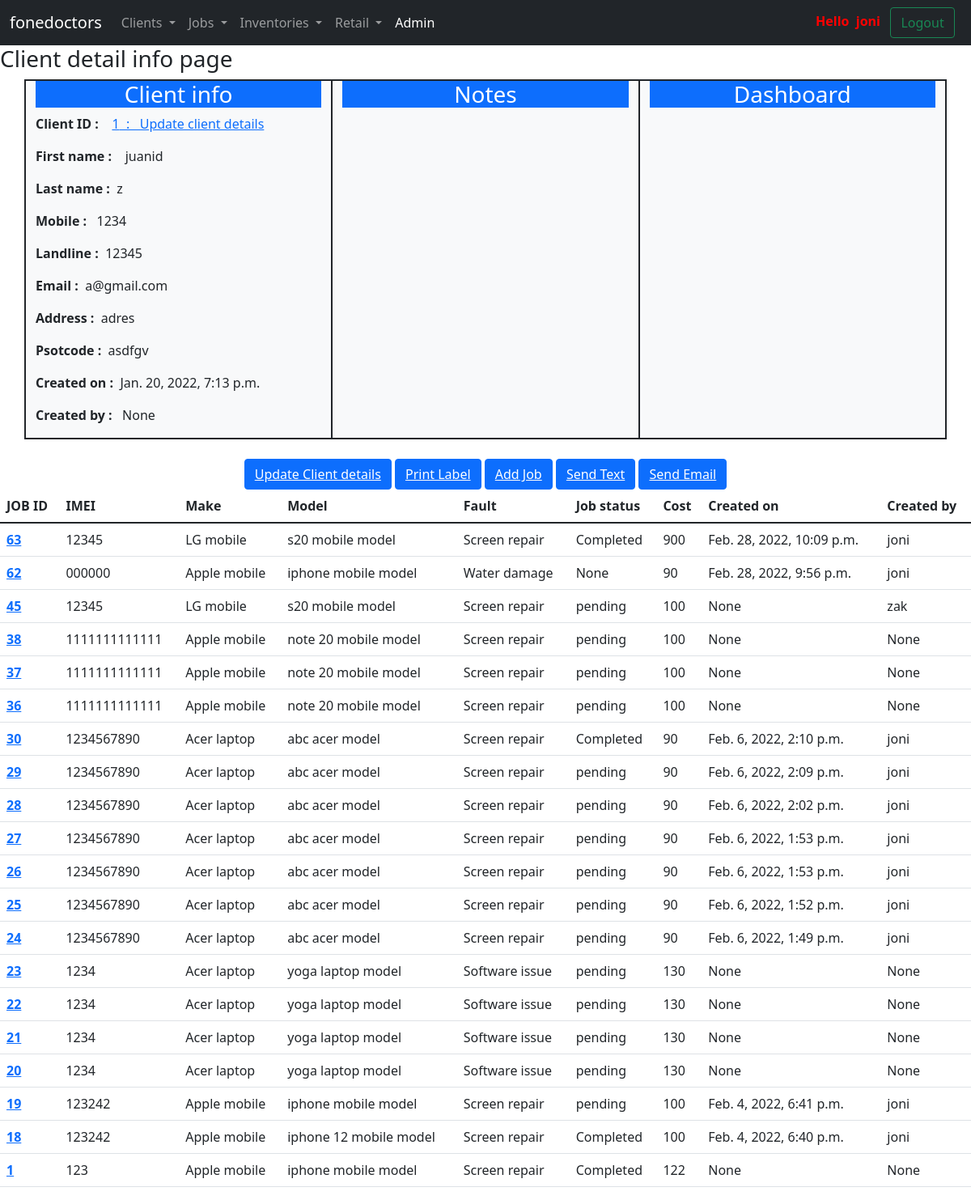
The app's page /Client_detail_info/1 (signed in), older data.
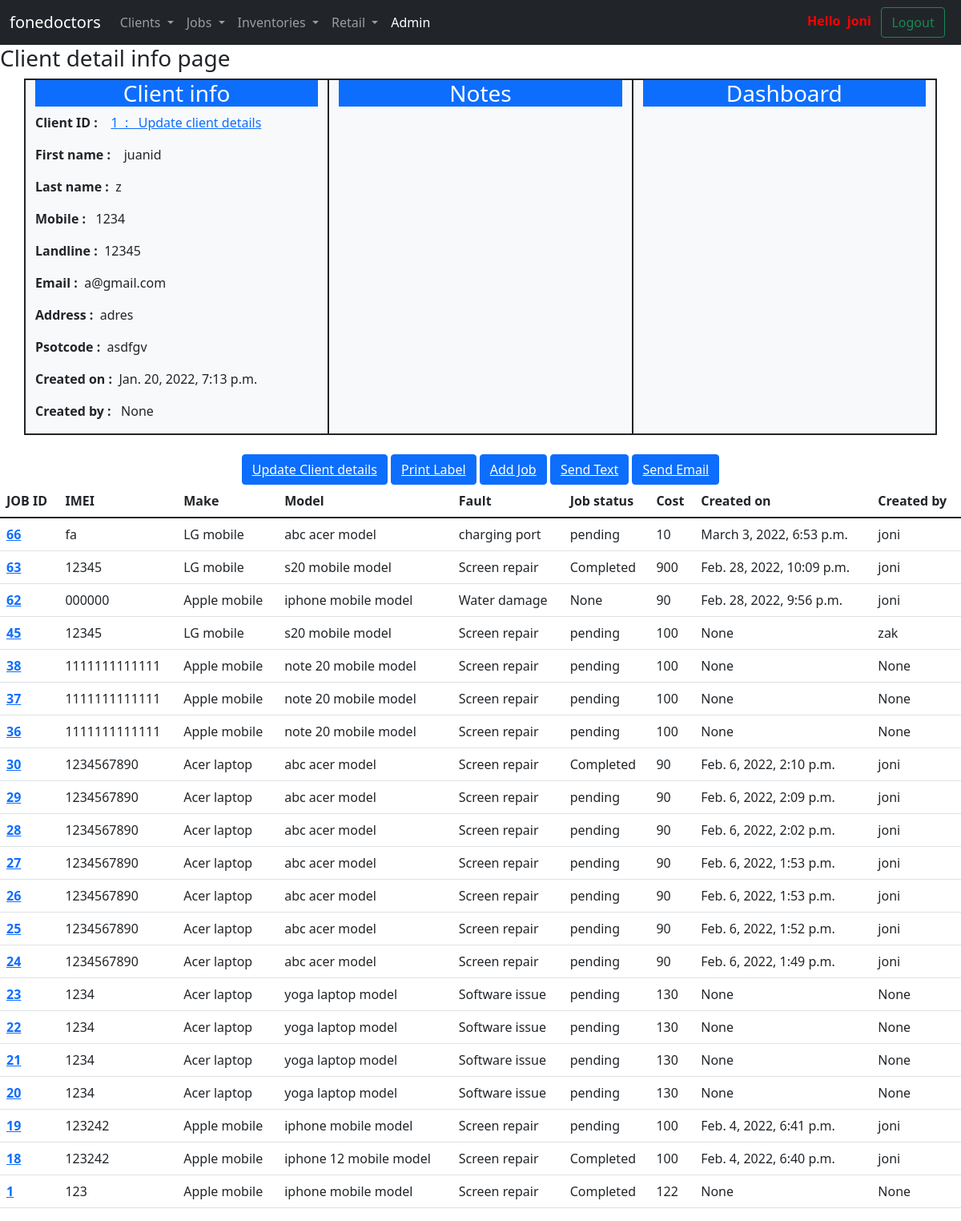
The same page, newer data.
### Jobs/models.py (models this page shows, shortened)
class Jobs(models.Model):
    customer = models.ForeignKey(Customer,on_delete = models.CASCADE, related_name = 'job_customer')
    device =  models.ForeignKey(Devices,on_delete = models.CASCADE, related_name = 'job_device', null = True, blank=True)
    make = models.ForeignKey(Make,on_delete = models.CASCADE, related_name = 'job_make', null=True, blank=True)
    model = models.ForeignKey(Model,on_delete = models.CASCADE, related_name = 'job_model', null=True, blank=True)
    fault =  models.ForeignKey(Fault,on_delete = models.CASCADE, related_name = 'job_faults', null=True, blank=True)
    description = models.TextField(null=True, blank=True)
    imei = models.CharField(max_length=250, null=True, blank=True)
    accessories = models.ForeignKey(Accessories,on_delete = models.CASCADE, related_name = 'job_acessories', null=True, blank=True)
    sale_item = models.ForeignKey(Sale_item,on_delete = models.CASCADE, related_name = 'sale_acessories', null=True, blank=True)
    passcode = models.CharField(max_length=250, null=True, blank=True)
    network = models.ForeignKey(Network,on_delete = models.CASCADE, related_name = 'job_network', null=True, blank=True)
    cost = models.IntegerField(null=True, blank=True)
    job_status = models.ForeignKey(Job_status,on_delete = models.CASCADE, related_name = 'job_job_status', null=True, blank=True)
    collection_time = models.DateTimeField(null=True, blank=True)
    payment_status = models.CharField(choices= PAYMENT_STATUS, max_length=250, null=True, blank=True)
    created_date = models.DateTimeField(null=True, blank=True)
    created_by = models.ForeignKey(User, on_delete = models.CASCADE, null=True, blank=True)
    completed = models.BooleanField(default=False)

class Make(models.Model):
    device = models.ForeignKey(Devices,on_delete=models.CASCADE, related_name='make_device')
    make = models.CharField(max_length=250)
    def __str__(self):
        return self.make

class Model(models.Model):
    make = models.ForeignKey(Make,on_delete=models.CASCADE)
    model = models.CharField(max_length=250)
    def __str__(self):
        return self.model

class Fault(models.Model):
    fault =  models.CharField(max_length=250)
    def __str__(self):
        return self.fault

class Job_status(models.Model):
    job_status =  models.CharField(max_length=250)
    def __str__(self):
        return self.job_status

### customer/views.py (the view)
# urls.py: path('Client_detail_info/<str:id>', views.Client_detail_info, name='Client_detail_info'),
def Client_detail_info(request,id):
    customer = Customer.objects.get(id=id)
    jobs = Jobs.objects.filter(customer=customer)#first cusomer is field/column from job models and 2 customer is variable from  line 46
    context = {'customer_context':customer, 'jobs_context':jobs}
    return render(request, 'Client_detail_info.html',context)

### templates/Client_detail_info.html
{% extends 'base.html' %}
{% block content %}
<h3>Client detail info page </h3>
<div class="container border border-dark">
  <div class="row">
    <div class="col border border-dark bg-light" >
      <h3 class="text-white bg-primary text-center">Client info</h3>
       <p><strong>Client ID : </strong>&nbsp;&nbsp; <a href="{% url 'update_client_details' customer_context.id %}">{{customer_context.id }}&nbsp;&nbsp;:&nbsp;&nbsp;  Update client details</a> </p>
      <p><strong>First name : </strong>&nbsp;&nbsp; {{customer_context.first_name}}</p>
      <p><strong> Last name :</strong>&nbsp;&nbsp;{{customer_context.last_name}}</p>
      <p><strong>Mobile     :</strong> &nbsp;&nbsp;{{customer_context.phone}}</p>
      <p><strong> Landline  :</strong>&nbsp;&nbsp;{{customer_context.landline}}</p>
      <p><strong> Email     :</strong>&nbsp;&nbsp;{{customer_context.email}}</p>
      <p><strong> Address   :</strong>&nbsp;&nbsp;{{customer_context.address}}</p>
      <p><strong> Psotcode  :</strong>&nbsp;&nbsp;{{customer_context.postcode}}</p>
      <p><strong>Created on :</strong>&nbsp;&nbsp;{{customer_context.created_date}}</p>
      <p><strong>Created by :</strong>&nbsp;&nbsp; {{customer_context.created_by}}</p>
    </div>
    <div class="col border border-dark bg-light" >
      <h3 class="text-white bg-primary text-center">Notes</h3>
    </div>
    <div class="col border border-dark bg-light" >
      <h3 class="text-white bg-primary text-center">Dashboard</h3>
    </div>
  </div>
</div>
<br>
<center><button  type="button" class="btn btn-primary"> <a class="text-white" href="{% url 'update_client_details' customer_context.id %}">Update Client details</a></button>
  <button type="button" class="btn btn-primary"> <a class="text-white" href="#">Print Label</a></button>
  <button type="button" class="btn btn-primary"> <a class="text-white" href="{% url 'add_direct_job' customer_context.id %}">Add Job</a></button>
  <button type="button" class="btn btn-primary"> <a class="text-white" href="#">Send Text</a></button>
  <button type="button" class="btn btn-primary"> <a class="text-white" href="#">Send Email</a></button>
</center>
    <table class="table table-hover">
      <thead>
        <tr>
          <th scope="col">JOB ID</th>
          <th scope="col">IMEI</th>
          <th scope="col">Make</th>
          <th scope="col">Model</th>
          <th scope="col">Fault</th>
          <th scope="col">Job status</th>
          <th scope="col">Cost</th>
          <th scope="col">Created on</th>
          <th scope="col">Created by </th>
        </tr>
      </thead>
      <tbody>
      {% for jobs_context in jobs_context reversed %}
         <tr>
          <th><a href="{% url 'job_detail_page' jobs_context.id %}">{{jobs_context.id}}</a></th>
          <td>{{jobs_context.imei}}</td>
          <td>{{jobs_context.make}}</td>
          <td>{{jobs_context.model}}</td>
          <td>{{jobs_context.fault}}</td>
          <td>{{jobs_context.job_status}}</td>
          <td>{{jobs_context.cost}}</td>
          <td>{{jobs_context.created_date}}</td>
          <td>{{jobs_context.created_by}}</td>
        </tr>
        {% endfor %}
      </tbody>
    </table>
{% endblock %}

Row changes from the older to the newer data that the page shows:
added Jobs: id "66", imei "fa", make "LG mobile", model "abc acer model", fault "charging port", job_status "pending", cost "10", created_date "March 3, 2022, 6:53 p.m.", created_by "joni"
